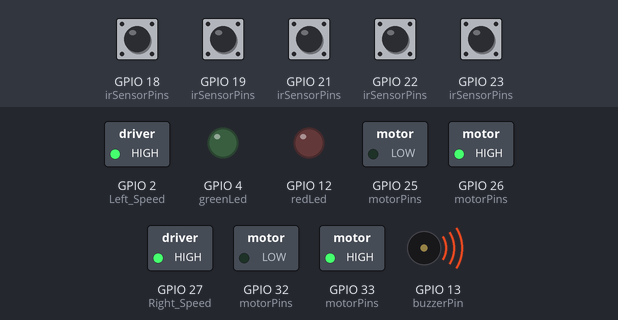
Simulated run of this sketch. Board: ESP32. Parts: switched loads named in the sketch (green lamp = pin HIGH), output pins drawn as LEDs (lit = HIGH), buzzer (waves = sounding, pin HIGH). The test bench sets the inputs (shaded band); at power-on: GPIO 18 (irSensorPins), GPIO 19 (irSensorPins), GPIO 21 (irSensorPins), GPIO 22 (irSensorPins), GPIO 23 (irSensorPins) HIGH.

Above: at 0.05 s.
Timing chart, 0 to 6.3 s (numbered marks = the images above):
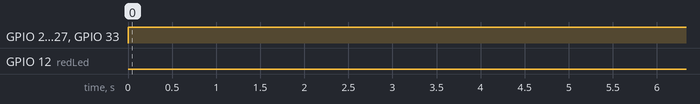

Measured:
- by itself, GPIO 2 (Left_Speed), GPIO 27 (Right_Speed): LOW → HIGH at 0.00 s
- by itself, GPIO 12 (redLed): LOW → HIGH at 9.0 s
- by itself, GPIO 26 (motorPins), GPIO 33 (motorPins): LOW → HIGH at 0.00 s, → LOW 9.0 s later

The sketch:

BO_Motor_Speed.ino
```cpp
#include "string.h"
#define MAX_SPEED 255

#define buzzerPin 13
#define redLed 12
#define greenLed 4

#define In1 32
#define In2 33
#define In3 25
#define In4 26
#define Right_Speed 27
#define Left_Speed 2

#define IR1 18
#define IR2 19
#define IR3 21
#define IR4 22
#define IR5 23
// Pins Array
const byte irSensorPins[5] = { IR1, IR2, IR3, IR4, IR5 };
//  const byte motorPins[4] = { In3, In4, In1, In2 };
const byte motorPins[4] = { In1, In2, In3, In4 };
int t;
// Setting default values
// char sensorValues[5] = { (digitalRead(IR5)+'0'),
//                          (digitalRead(IR4)+'0'),
//                          (digitalRead(IR3)+'0'),
//                          (digitalRead(IR2)+'0'),
//                          (digitalRead(IR1)+'0') };
char sensorValues[5] = { '0', '0', '0', '0', '0' };

void motor_control(bool LM_direction, bool RM_direction, int speed) {
  // Left Motor = In4,In3  --> 0
  // Right Motor = In2,In1 --> 1
  // dir = backward --> 0
  // dir = forward  --> 1
  // Speed ranges from 0 to 10
  int freq = 500;
  if (speed == 0) {
    for (byte i = 0; i < 4; i++)
      digitalWrite(motorPins[i], 0);
    digitalWrite(redLed, 1);
    delay(100);
    digitalWrite(redLed, 0);
  } else {
    //int ontime = (1 / freq) / speed;
    digitalWrite(motorPins[0], !RM_direction);
    digitalWrite(motorPins[1], RM_direction);
    digitalWrite(motorPins[2], !LM_direction);
    digitalWrite(motorPins[3], LM_direction);
    analogWrite(Right_Speed, speed);
    analogWrite(Left_Speed, speed);
    // delay(ontime);
    // digitalWrite(Right_Speed, 0);
    // digitalWrite(Left_Speed, 0);
    // delay((1 / freq) - ontime);
  }
}
void bot_move(byte command, int speed) {
  /*
      Commands -
      0 --> Move Backward
      1 --> Take Left
      2 --> Take Right
      3 --> Move Forward
      4 --> Stop
    */
  switch (command) {

    case 0:
      {
        motor_control(0, 0, speed);
        break;
      }
    case 1:
      {
        motor_control(1, 0, speed);
        break;
      }
    case 2:
      {
        motor_control(0, 1, speed);
        break;
      }
    case 3:
      {
        motor_control(1, 1, speed);
        break;
      }
    default:
      {
        motor_control(0, 0, 0);
      }
  }
}
void setup() {
  Serial.begin(115200);
  pinMode(buzzerPin, OUTPUT);
  pinMode(greenLed, OUTPUT);
  pinMode(redLed, OUTPUT);
  digitalWrite(buzzerPin, 1);

  // for (byte i = 0; i < 5; i++) {
  //   pinMode(irSensorPins[i], INPUT);
  // }
  for (byte i = 0; i < 4; i++) {
    pinMode(motorPins[i], OUTPUT);
  }
  digitalWrite(motorPins[0], 0);
  digitalWrite(motorPins[1], 0);
  digitalWrite(motorPins[2], 0);
  digitalWrite(motorPins[3], 0);
  for (short i = 4; i >= 0; i--) {
    sensorValues[i] = digitalRead(irSensorPins[i]);
  }
  t = millis();
}

void loop() {
  // for (short i = 4; i >= 0; i--) {
  //   sensorValues[i] = (digitalRead(irSensorPins[i]) + '0');
  // }
  // for (short i = 4; i >= 0; i--) {
  //   Serial.print(sensorValues[i]);
  // }
  // Serial.print("\n");
  // if (sensorValues[0] == 1 && sensorValues[1] == 0 && sensorValues[2] == 1 && sensorValues[3] == 0 && sensorValues[4] == 1)
  //   bot_move(3, 10);
  // else if (sensorValues[0] == 0 && sensorValues[1] == 0 && sensorValues[2] == 0 && sensorValues[3] == 1 && sensorValues[4] == 0)
  //   bot_move(1, 10);
  // else if (sensorValues[0] == 0 && sensorValues[1] == 1 && sensorValues[2] == 0 && sensorValues[3] == 0 && sensorValues[4] == 0)
  //   bot_move(2, 10);
  // else
  //   bot_move(4, 0);
  // for (int i = 50; i < 61; i++) {
  //   bot_move(3, i);
  //   delay(100);
  // }
  int test_speed = 220;
  // while (millis() - t < 3000) {
  //   bot_move(3, test_speed);
  //   delay(100);
  // }
  // while (millis() - t < 6000) {
  //   bot_move(0, test_speed);
  //   delay(100);
  // }
  while (millis() - t < 9000) {
    bot_move(3, MAX_SPEED);
    delay(100);
  }
  // while (millis() - t < 12000) {
  //   bot_move(2, test_speed);i
  //   delay(100);
  // }
  bot_move(4, 0);
}
```
